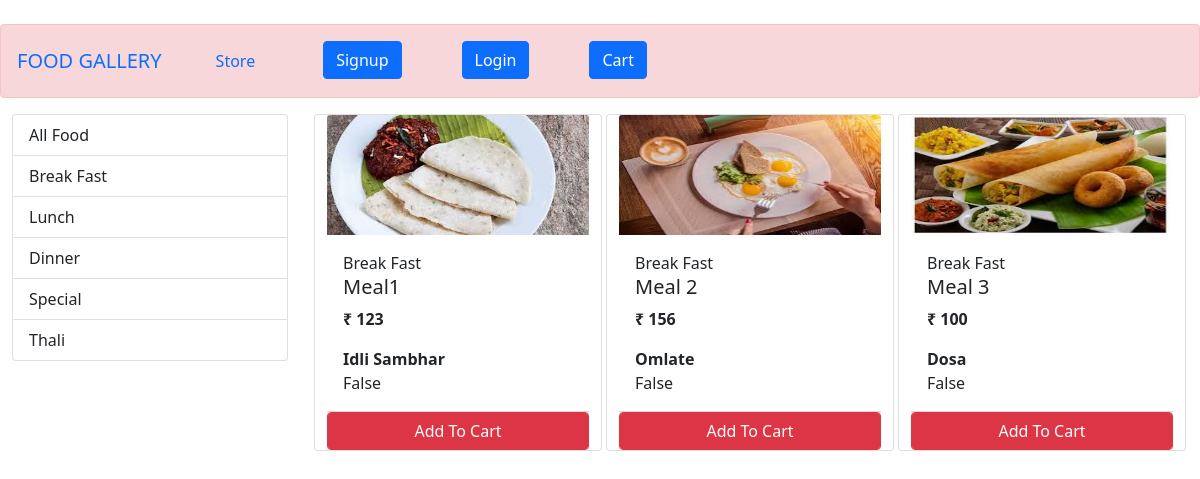
/store?category=1, run on the app's committed database.
### store/models/category.py (models this page shows, shortened)
class Category(models.Model):
    name=models.CharField(max_length=20)
    @staticmethod
    def get_all_categories():
        return Category.objects.all()

### store/models/Product.py (models this page shows, shortened)
class Product(models.Model):
    name = models.CharField(max_length=50)
    price = models.IntegerField(default=0)
    category = models.ForeignKey(Category,
    on_delete=models.CASCADE, default=1)
    description = models.CharField(max_length=200, default='')
    image = models.ImageField(upload_to='uploads/products/')
    @staticmethod
    def get_all_products_by_categoryid(category_id):
        if category_id:
            return Product.objects.filter(category=category_id)
        else:
            return Product.objects.all()

### store/views/home.py (the view)
# urls.py: path('',include('store.urls')),
def store(request):
        cart = request.session.get('cart')
        if not cart:
            request.session['cart'] = {}
        products = None
        categories = Category.get_all_categories()
        categoryID = request.GET.get('category')
        if categoryID:
            products = Product.get_all_products_by_categoryid(categoryID)
        else:
            products = Product.get_all_products();
        data = {}
        data['products'] = products
        data['categories'] = categories
        print('you are : ', request.session.get('email'))
        return render(request, 'index.html', data)

### store/templatetags/cart.py (called while the page is built)
@register.filter(name='is_in_cart')
def is_in_cart(product,cart):
    keys=cart.keys()
    for id in keys:
        if int(id)==product.id:
            return True
    return False

### store/templatetags/custom_filter.py (called while the page is built)
@register.filter(name='currency')
def currency(number):
    return "₹ "+str(number)

### store/templates/index.html (shortened to what this page needs)
{% extends 'base.html' %}
{% block content %}
{% load cart %}
{% load custom_filter %}
<div class="container-fluid mt-3">
    <div class="row">
<div class="col-lg-3 mx-auto">
<div class="list-group">
    <a href="/" class="list-group-item list-group-item-action" aria-current="true">
 All Food
  </a>
     {% for category in categories %}
  	<a href="/?category={{category.id}}" class="list-group-item list-group-item-action" aria-current="true">
 {{category.name}}
  </a>
 {% endfor %}
</div>
</div>
      <div id="product" class="col-lg-9">
  <div class="row mx-auto">
   {% for product in products %}
  <div class="card mx-auto mb-3" style="width: 18rem;">
  <img src="{{product.image.url}}" class="card-img-top" width="120" height="120" alt="...">
  <div class="card-body">
      {{product.category.name}}
    <h5 class="card-title">{{product.name}}</h5>
    <p class="card-text"><b>{{product.price|currency}}</b></p>
	  <p class="card-text"><b>{{product.description}}</b></p>
      {{product | is_in_cart:request.session.cart}}
  </div>
<div class="card-footer p-0 no-gutters">
						{% if product|is_in_cart:request.session.cart %}
						<div class="row ">
							<form action="/#{{product.id}}" class="col-2 " method="post">
								{% csrf_token %}
								<input hidden type="text" name='product' value='{{product.id}}'>
								<input hidden type="text" name='remove' value='True'>
								<input type="submit" value=" - " class="btn btn-block btn-light border-danger">
							</form>
							<div class="text-center col">{{product|cart_quantity:request.session.cart}} in Cart</div>
							<form action="/#{{product.id}}" class="col-2 " method="post">
								{% csrf_token %}
								<input hidden type="text" name='product' value='{{product.id}}'>
								<input type="submit" value=" + " class="btn btn-block btn-danger border-left">
							</form>
						</div>
						{% else %}
						<form action="/#{{product.id}}" method="POST" class="btn-block">
							<input type="submit" class="float-right btn btn-danger  form-control"
								value="Add To Cart">
						</form>
						{% endif %}
					</div>
				</div>
				{% endfor %}
			</div>
		</div>
	</div>
</div>
{% endblock %}

### data on the page
Category: name "Break Fast"
Category: name "Lunch"
Category: name "Dinner"
Category: name "Special"
Category: name "Thali"
Product: image (picture), category.name "Break Fast", name "Meal1", price "₹ 123", description "Idli Sambhar", session "False"
Product: image (picture), category.name "Break Fast", name "Meal 2", price "₹ 156", description "Omlate", session "False"
Product: image (picture), category.name "Break Fast", name "Meal 3", price "₹ 100", description "Dosa", session "False"
